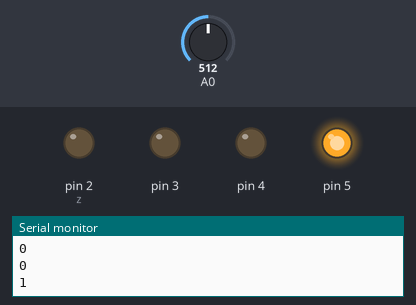
The sketch below on a simulated Arduino Uno, built with avr-gcc and run on an emulated ATmega328P. Shown: output pins drawn as LEDs (lit = HIGH), the last lines printed to the serial monitor. Inputs (shaded band) come from the test bench; at power-on: A0 = 512.

Above: at 3.8 s.
3.9 s: A0 set to 525
10.5 s: A0 set to 549
At 12.5 s:
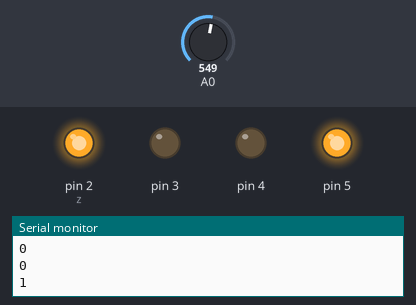
18.3 s: A0 set to 716
At 22.1 s:
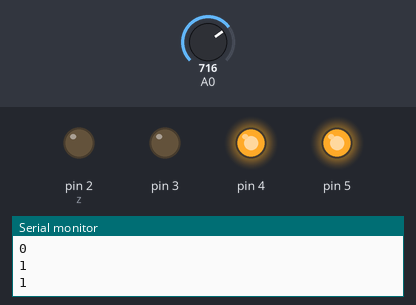
25.6 s: A0 set to 763
29.5 s: A0 set to 780
At 30.6 s:
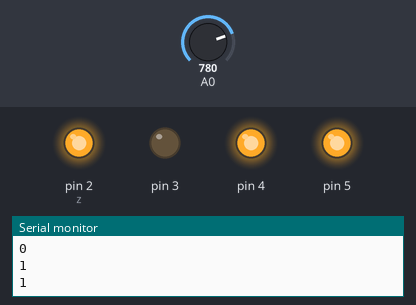
37.3 s: A0 set to 511
At 40.2 s:
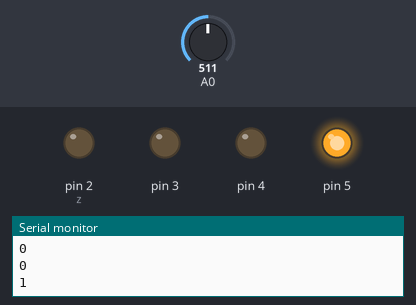
Timing chart, 0 to 43.7 s (numbered marks = the images above; inputs shaded):
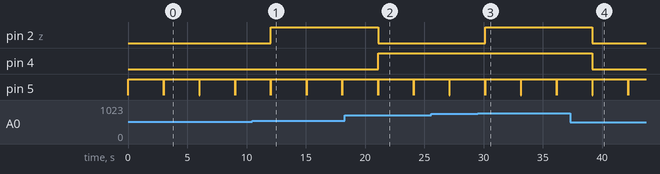

The sketch:

program.ino
```cpp
int valorADC;
float vACSensor;
int valor4b;

void setup()
{
  Serial.begin(9600);
  pinMode(2, OUTPUT);
  pinMode(3, OUTPUT);
  pinMode(4, OUTPUT);
  pinMode(5, OUTPUT);
}

void loop()
{
  valorADC = analogRead(A0);
  valor4b = map(valorADC, 0, 890, 0, 15);
  vACSensor = valorADC*(5.0/1023);

  Serial.println("Binario 4 bits");
  Serial.print("Decimal 10b: ");
  Serial.println(valorADC);
  Serial.print("Decimal 4b: ");
  Serial.println(valor4b);
  Serial.print("Tension: ");
  Serial.println(vACSensor);

  BinaryConversion(valor4b);
  Serial.println("");
  delay(3000);

  digitalWrite(2, LOW);
  digitalWrite(3, LOW);
  digitalWrite(4, LOW);
  digitalWrite(5, LOW);

  /*
  switch(valor4b){
    case 0:
      digitalWrite(6, LOW);
        digitalWrite(7, LOW);
      digitalWrite(8, LOW);
        digitalWrite(9, LOW);
        delay(1000);
    break;

    case 1:
      digitalWrite(6, HIGH);
        digitalWrite(7, LOW);
        digitalWrite(8, LOW);
        digitalWrite(9, LOW);
        delay(1000);
    break;

    case 2:
      digitalWrite(6, LOW);
        digitalWrite(7, HIGH);
        digitalWrite(8, LOW);
        digitalWrite(9, LOW);
        delay(1000);
    break;

    case 3:
      digitalWrite(6, HIGH);
        digitalWrite(7, HIGH);
        digitalWrite(8, LOW);
        digitalWrite(9, LOW);
        delay(1000);
    break;

    case 4:
      digitalWrite(6, LOW);
        digitalWrite(7, LOW);
      digitalWrite(8, HIGH);
      digitalWrite(9, LOW);
        delay(1000);
    break;

    case 5:
      digitalWrite(6, HIGH);
        digitalWrite(7, LOW);
        digitalWrite(8, HIGH);
        digitalWrite(9, LOW);
        delay(1000);
    break;

    case 6:
      digitalWrite(6, LOW);
        digitalWrite(7, HIGH);
        digitalWrite(8, HIGH);
        digitalWrite(9, LOW);
        delay(1000);
    break;

    case 7:
      digitalWrite(6, HIGH);
        digitalWrite(7, HIGH);
        digitalWrite(8, HIGH);
        digitalWrite(9, LOW);
        delay(1000);
    break;

    case 8:
      digitalWrite(6, LOW);
        digitalWrite(7, LOW);
        digitalWrite(8, LOW);
        digitalWrite(9, HIGH);
        delay(1000);
    break;

    case 9:
      digitalWrite(6, HIGH);
        digitalWrite(7, LOW);
        digitalWrite(8, LOW);
        digitalWrite(9, HIGH);
        delay(1000);
    break;

    case 10:
      digitalWrite(6, LOW);
        digitalWrite(7, HIGH);
        digitalWrite(8, LOW);
        digitalWrite(9, HIGH);
        delay(1000);
    break;

    case 11:
      digitalWrite(6, HIGH);
        digitalWrite(7, HIGH);
        digitalWrite(8, LOW);
        digitalWrite(9, HIGH);
        delay(1000);
    break;

    case 12:
      digitalWrite(6, LOW);
        digitalWrite(7, LOW);
        digitalWrite(8, HIGH);
        digitalWrite(9, HIGH);
        delay(1000);
    break;

    case 13:
      digitalWrite(6, HIGH);
        digitalWrite(7, LOW);
        digitalWrite(8, HIGH);
        digitalWrite(9, HIGH);
        delay(1000);
    break;

    case 14:
      digitalWrite(6, LOW);
        digitalWrite(7, HIGH);
        digitalWrite(8, HIGH);
        digitalWrite(9, HIGH);
        delay(1000);
    break;

    case 15:
      digitalWrite(6, HIGH);
        digitalWrite(7, HIGH);
        digitalWrite(8, HIGH);
        digitalWrite(9, HIGH);
        delay(1000);
    break;
  }
  */
}

int BinaryConversion(int num){

  int Result[4] = {};
  int z = 2;
  for (int i = 0; i < 4 ; i++){
  Result[i] = num % 2;
  num = num / 2;
  }

  for(int j = 0; j < 4; j++){
    if (Result[j] == 1){
      digitalWrite(z, HIGH);
    }
    z = z+1;
    Serial.println(Result[j]);
  }
}
```

Measured:
- the behaviour switches between 533 and 534 on A0 (found by bisection; images 0 and 1)
- the behaviour switches between 771 and 772 on A0 (found by bisection; images 2 and 3)
- after the input at 10.5 s, pin 2 (z): LOW → HIGH after 1.6 s
- after the input at 18.3 s, pin 2 (z): HIGH → LOW after 2.8 s; pin 4: LOW → HIGH after 2.8 s
- after the input at 29.5 s, pin 2 (z): LOW → HIGH after 0.64 s
- after the input at 37.3 s, pin 2 (z), pin 4: HIGH → LOW after 1.9 s
- by itself, pin 5: alternates HIGH for 3.0 s and LOW for 0.01 s
